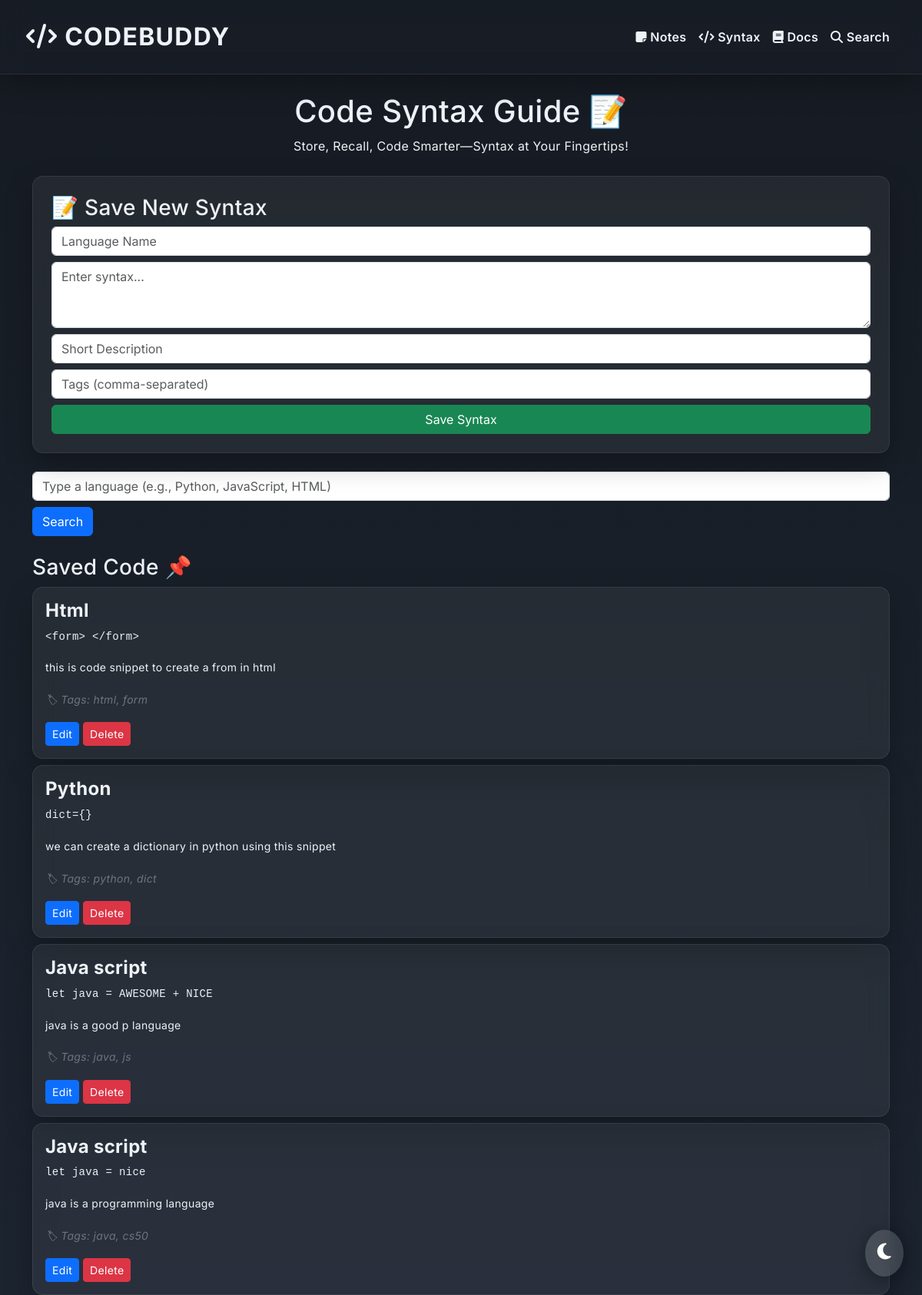
The app's page /syntax with its own data.
### tables this page shows
CREATE TABLE syntax (
    id INTEGER PRIMARY KEY AUTOINCREMENT,
    language TEXT NOT NULL,
    code TEXT NOT NULL,
    description TEXT,
    tags TEXT
);

### app.py (the view, shortened to what this page needs)
@app.route("/syntax", methods=["GET", "POST"])
def syntax():
    conn = sqlite3.connect("codebuddy.db")
    cursor = conn.cursor()
    syntax = cursor.execute("SELECT * FROM syntax").fetchall()
    cursor.close()
    conn.close()
    return render_template("syntax.html", syntax=syntax)

### templates/syntax.html (shortened to what this page needs)
{% extends "layout.html" %}
{% block content %}
<div class="container">
    <h1 class="mt-4 text-center theme-primary">Code Syntax Guide 📝</h1>
    <p class="text-center theme-text">Store, Recall, Code Smarter—Syntax at Your Fingertips!</p>
    <div class="glass-card p-4 mt-4">
        <h3 class="theme-accent">📝 Save New Syntax</h3>
        <form action="/syntax" method="post">
            <input type="text" name="language" class="form-control mb-2" placeholder="Language Name" required>
            <textarea name="code" class="form-control mb-2" placeholder="Enter syntax..." rows="3" required></textarea>
            <input type="text" name="description" class="form-control mb-2" placeholder="Short Description">
            <input type="text" name="tags" class="form-control mb-2" placeholder="Tags (comma-separated)">
            <button type="submit" class="btn btn-success w-100">Save Syntax</button>
        </form>
    </div>
<form action="/searchsyntax" method="post">
    <div class="mt-4">
        <input type="text" name="langsearch" id="languageInput" class="form-control" placeholder="Type a language (e.g., Python, JavaScript, HTML)">
        <button type="submit" class="btn btn-primary mt-2">Search</button>
    </div>
</form>
    <div class="mt-4">
        <h3 class="theme-secondary">Saved Code 📌</h3>
        {% for code in syntax %}
            <div class="glass-card p-3 mt-2">
                <h4 class="fw-bold theme-accent">{{ code[1] }}</h4>
                <pre class="code-block"><code>{{ code[2] }}</code></pre>
                <p class="small theme-text"> {{ code[3] }}</p>
                <small class="theme-text text-secondary fst-italic">🏷 Tags: {{ code[4] }}</small>
                <div class="mt-3">
                    <a href="/edit_syntax/{{ code[0] }}" class="btn btn-primary btn-sm">Edit</a>
                    <a href="/delete_syntax/{{ code[0] }}" class="btn btn-danger btn-sm">Delete</a>
                </div>
            </div>
        {% endfor %}
    </div>
</div>
{% endblock %}

### static/style.css (style rules this page uses)
body { font-family: 'Inter', sans-serif; background: linear-gradient(180deg, #161b22 0%, #1c2430 100%); color: #eef2f7; transition: background 0.5s ease, color 0.5s ease; letter-spacing: 0.02rem; line-height: 1.7; }
.glass-card { transition: transform 0.4s ease, box-shadow 0.4s ease; background: rgba(255, 255, 255, 0.06); backdrop-filter: blur(14px); border-radius: 14px; box-shadow: 0 14px 36px rgba(0, 0, 0, 0.25); border: 1px solid rgba(255, 255, 255, 0.08); padding: 20px; }
:root { --primary-color: #4e99e6; --accent-color: #ff7755; --background-color: #eef2f7; --button-color: #4e99e6; --button-text-color: #ffffff; --secondary-button-color: #a7b4c2; --secondary-button-text: #ffffff; --muted-color: #8995a8; --alert-color: #ffc107; --code-bg: #262b36; --toggle-bg: #ffffff; --hover-color-light: black; --hover-color-dark: white; }

### records on screen
syntax: language "Html", code "<form> </form>", description "this is code snippet to create a from in html", tags "html, form"
syntax: language "Python", code "dict={}", description "we can create a dictionary in python using this snippet", tags "python, dict"
syntax: language "Java script", code "let java = AWESOME + NICE", description "java is a good p language", tags "java, js"
syntax: language "Java script", code "let java = nice", description "java is a programming language", tags "java, cs50"
